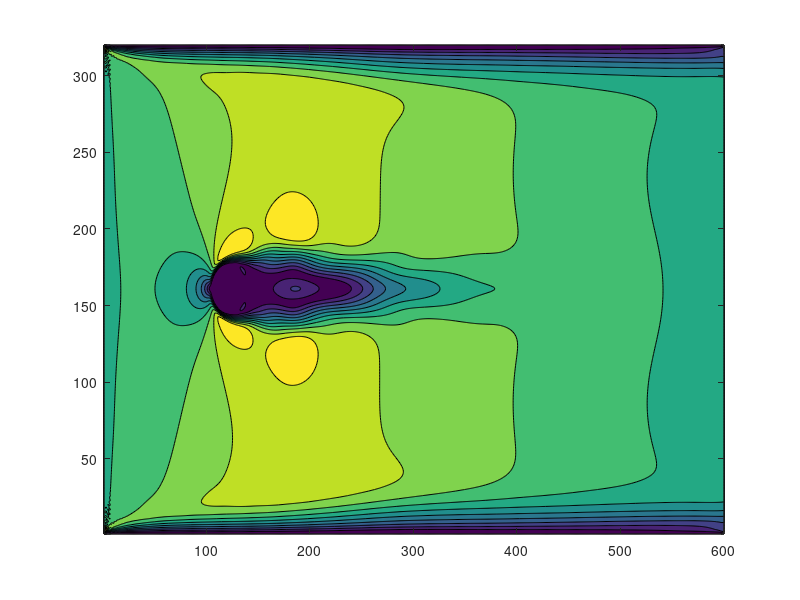

MATLAB code to generate this figure:
clear all;

load VNet7000.txt

Nx = 600;
Ny = 320;

x = 1:Nx;
y = 1:Ny;

[X,Y] = meshgrid(x,y);

contourf(X,Y,VNet7000, 10);